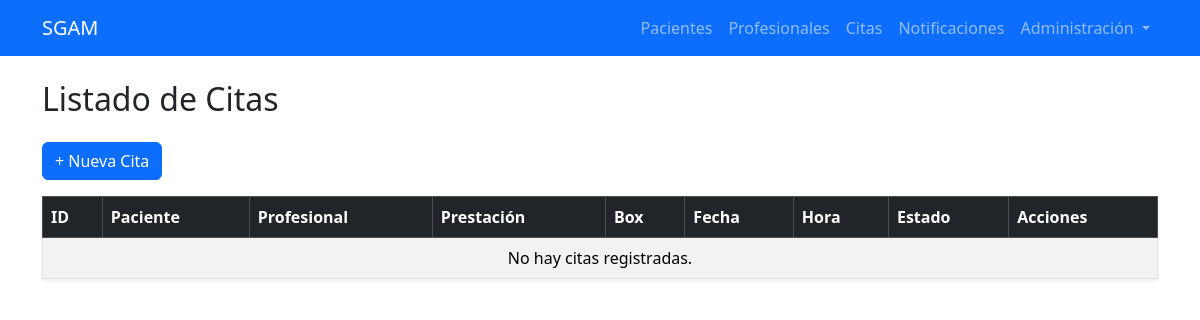
The page /citas/ on the database as committed earlier.
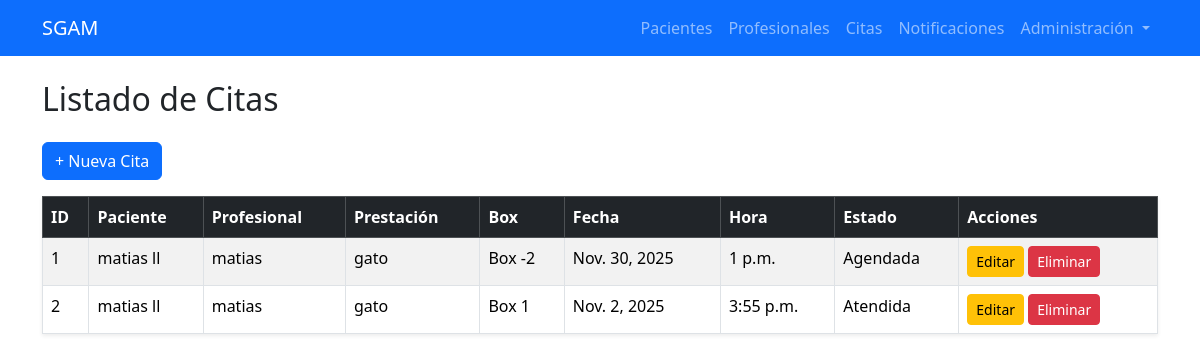
The same page on the database as committed later.
### agenda/models.py (models this page shows, shortened)
class Cita(models.Model):
    paciente = models.ForeignKey(Paciente, on_delete=models.CASCADE)
    prestacion = models.ForeignKey(Prestacion, on_delete=models.CASCADE)
    profesional = models.ForeignKey(Profesional, on_delete=models.CASCADE)
    box = models.ForeignKey(Box, on_delete=models.SET_NULL, null=True)
    fecha = models.DateField()
    hora = models.TimeField()
    estado = models.CharField(max_length=20, default="Agendada")

class Prestacion(models.Model):
    nombre = models.CharField(max_length=100)
    descripcion = models.TextField()
    duracion_minutos = models.IntegerField()

class Box(models.Model):
    numero = models.IntegerField()
    disponible = models.BooleanField(default=True)

### pacientes/models.py (models this page shows, shortened)
class Paciente(models.Model):
    nombre = models.CharField(max_length=150)
    rut = models.CharField(max_length=12, unique=True)
    telefono = models.CharField(max_length=20)
    correo = models.EmailField()
    ficha_ehr = models.CharField(max_length=50)

### profesionales/models.py (models this page shows, shortened)
class Profesional(models.Model):
    rut = models.CharField(max_length=12, unique=True, verbose_name="RUT")
    nombre = models.CharField(max_length=100, verbose_name="Nombre")
    apellido = models.CharField(max_length=100, verbose_name="Apellido")
    especialidad = models.CharField(max_length=100, verbose_name="Especialidad")
    telefono = models.CharField(max_length=20, verbose_name="Teléfono Contacto")
    correo = models.EmailField(verbose_name="Correo Electrónico")
    horario = models.TextField(verbose_name="Horario de Atención", help_text="Ej: Lunes a Viernes de 9:00 a 18:00")
    class Meta:
        verbose_name = "Profesional"
        verbose_name_plural = "Profesionales"

### agenda/views.py (the view)
# urls.py: path('', views.listar_citas, name='listar_citas'),
def listar_citas(request):
    citas = Cita.objects.all()
    return render(request, 'agenda/citas/listar_citas.html', {'citas': citas})

### templates/agenda/citas/listar_citas.html
{% extends "base.html" %}
{% block content %}
<h2 class="mb-4">Listado de Citas</h2>
<a href="{% url 'crear_cita' %}" class="btn btn-primary mb-3">+ Nueva Cita</a>
<table class="table table-bordered table-striped shadow-sm">
    <thead class="table-dark">
        <tr>
            <th>ID</th>
            <th>Paciente</th>
            <th>Profesional</th>
            <th>Prestación</th>
            <th>Box</th>
            <th>Fecha</th>
            <th>Hora</th>
            <th>Estado</th>
            <th>Acciones</th>
        </tr>
    </thead>
    <tbody>
        {% for c in citas %}
        <tr>
            <td>{{ c.id }}</td>
            <td>{{ c.paciente.nombre }}</td>
            <td>{{ c.profesional.nombre }}</td>
            <td>{{ c.prestacion.nombre }}</td>
            <td>Box {{ c.box.numero }}</td>
            <td>{{ c.fecha }}</td>
            <td>{{ c.hora }}</td>
            <td>{{ c.estado }}</td>
            <td>
                <a href="{% url 'editar_cita' c.id %}" class="btn btn-warning btn-sm">Editar</a>
                <a onclick="return confirm('¿Eliminar cita?');"
                    href="{% url 'eliminar_cita' c.id %}"
                    class="btn btn-danger btn-sm">Eliminar</a>
            </td>
        </tr>
        {% empty %}
        <tr>
            <td colspan="9" class="text-center">No hay citas registradas.</td>
        </tr>
        {% endfor %}
    </tbody>
</table>
{% endblock %}

### templates/base.html (shortened to what this page needs)
<!DOCTYPE html>
<html lang="es">
<head>
    <link href="https://cdn.jsdelivr.net/npm/bootstrap@5.3.2/dist/css/bootstrap.min.css"
          rel="stylesheet">
</head>
<body>
<nav class="navbar navbar-expand-lg navbar-dark bg-primary">
    <div class="container">
        <a class="navbar-brand" href="/">SGAM</a>
        <div class="collapse navbar-collapse" id="navbarNav">
            <ul class="navbar-nav ms-auto">
                <li class="nav-item">
                    <a class="nav-link" href="/pacientes/">Pacientes</a>
                </li>
                <li class="nav-item">
                    <a class="nav-link" href="/profesionales/">Profesionales</a>
                </li>
                <li class="nav-item">
                    <a class="nav-link" href="/citas/">Citas</a>
                </li>
                <li class="nav-item">
                    <a class="nav-link" href="/notificaciones/">Notificaciones</a>
                </li>
                <li class="nav-item dropdown">
                    <a class="nav-link dropdown-toggle" href="#" data-bs-toggle="dropdown">
                        Administración
                    </a>
                </li>
            </ul>
        </div>
    </div>
</nav>
<div class="container my-4">
    {% block content %}{% endblock %}
</div>
</body>
</html>

Rows that differ between the two databases and show on the page:
added Cita: id "1", paciente.nombre "matias ll", profesional.nombre "matias", prestacion.nombre "gato", box.numero "-2", fecha "Nov. 30, 2025", hora "1 p.m.", estado "Agendada"
added Cita: id "2", paciente.nombre "matias ll", profesional.nombre "matias", prestacion.nombre "gato", box.numero "1", fecha "Nov. 2, 2025", hora "3:55 p.m.", estado "Atendida"
Other text that changed with them:
text no longer shown: "No hay citas registradas."
